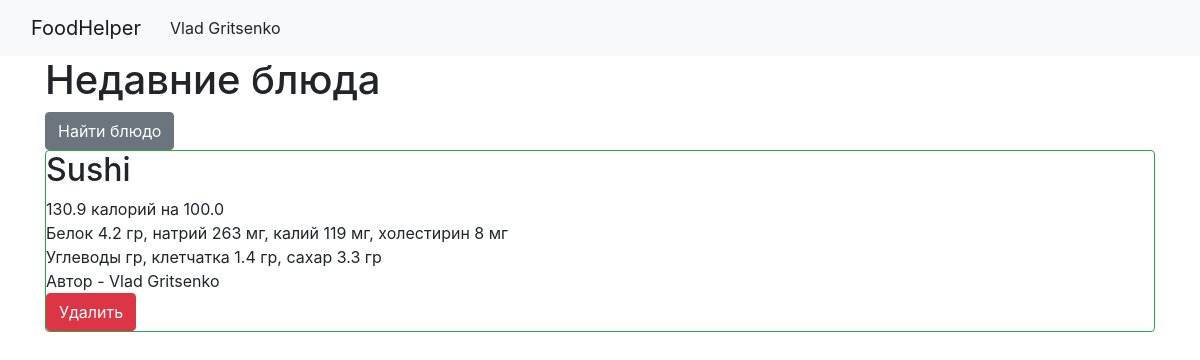
Page / (signed in) on the earlier database version.
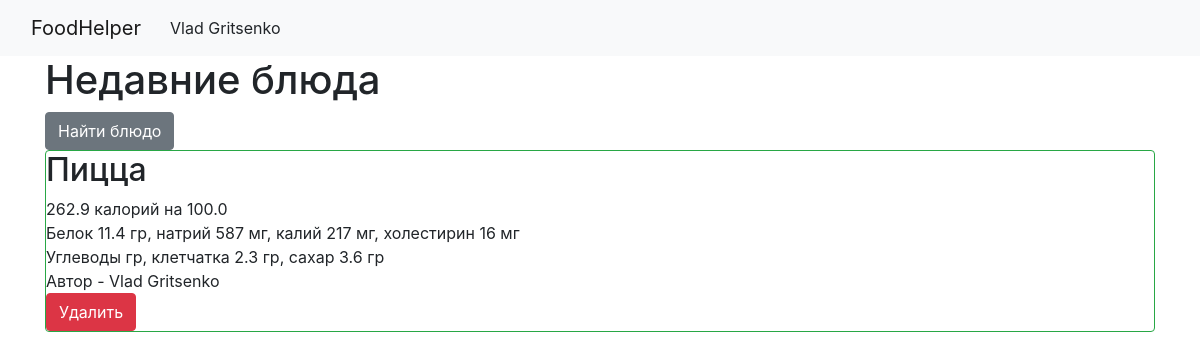
Same page on the later database version.
### data/users.py (models this page shows, shortened)
class User(SqlAlchemyBase, UserMixin):
    __tablename__ = 'users'
    id = sqlalchemy.Column(sqlalchemy.Integer, primary_key=True, autoincrement=True)
    name = sqlalchemy.Column(sqlalchemy.String, nullable=True)
    about = sqlalchemy.Column(sqlalchemy.String, nullable=True)
    email = sqlalchemy.Column(sqlalchemy.String, index=True, unique=True, nullable=True)
    hashed_password = sqlalchemy.Column(sqlalchemy.String, nullable=True)
    created_date = sqlalchemy.Column(sqlalchemy.DateTime, default=datetime.datetime.now)
    news = orm.relationship("Dishes", back_populates='user')

### data/dishes.py (models this page shows)
class Dishes(SqlAlchemyBase):
    __tablename__ = 'dishes'
    id = sqlalchemy.Column(sqlalchemy.Integer,
                           primary_key=True, autoincrement=True)
    title = sqlalchemy.Column(sqlalchemy.String, nullable=True)
    calories = sqlalchemy.Column(sqlalchemy.String, nullable=True)
    size = sqlalchemy.Column(sqlalchemy.String, nullable=True)
    protein = sqlalchemy.Column(sqlalchemy.String, nullable=True)
    sodium = sqlalchemy.Column(sqlalchemy.String, nullable=True)
    potassium = sqlalchemy.Column(sqlalchemy.String, nullable=True)
    cholesterol = sqlalchemy.Column(sqlalchemy.String, nullable=True)
    carbohydrates_total = sqlalchemy.Column(sqlalchemy.String, nullable=True)
    fiber = sqlalchemy.Column(sqlalchemy.String, nullable=True)
    sugar = sqlalchemy.Column(sqlalchemy.String, nullable=True)
    is_private = sqlalchemy.Column(sqlalchemy.Boolean, default=True)
    user_id = sqlalchemy.Column(sqlalchemy.Integer,
                                sqlalchemy.ForeignKey("users.id"))
    user = orm.relationship('User')

### main.py (the view)
@app.route("/")
def index():
    db_sess = db_session.create_session()
    news = db_sess.query(Dishes).filter(Dishes.is_private != True)
    if current_user.is_authenticated:
        news = db_sess.query(Dishes).filter(
            (Dishes.user == current_user) | (Dishes.is_private != True))
    else:
        news = db_sess.query(Dishes).filter(Dishes.is_private != True)
    return render_template("index.html", news=news)

### data/db_session.py (called while the page is built)
def create_session() -> Session:
    global __factory
    return __factory()

### main.py (called while the page is built)
@login_manager.user_loader
def load_user(user_id):
    db_sess = db_session.create_session()
    return db_sess.query(User).get(user_id)

### templates/index.html
{% extends "base.html" %}
{% block content %}
<h1>Недавние блюда</h1>
    <a href="search_dish" class="btn btn-secondary">Найти блюдо</a>
{% for item in news%}
<div class="col-md6 border rounded border-success">
    <h2>{{item.title.capitalize() }}</h2>
    <div>
        {{ item.calories }}  калорий на  {{ item.size }}
    </div>
     <div>
        Белок {{ item.protein }} гр, натрий {{ item.sodium }} мг, калий {{ item.potassium }} мг, холестирин
        {{ item.cholesterol }} мг
    </div>
    <div>
        Углеводы {{ item.carbohydrates }} гр, клетчатка {{item.fiber}} гр, сахар {{item.sugar}} гр
    </div>
    {% if current_user.is_authenticated and current_user == item.user %}
    <div>
        Автор - {{item.user.name}}
    </div>
    <div>
        <a href="/news_delete/{{ item.id }}" class="btn btn-danger">
            Удалить
        </a>
    </div>
{% endif %}
</div>
{% endfor %}
{% endblock %}

### templates/base.html (shortened to what this page needs)
<!doctype html>
<html lang="en">
<head>
    <link rel="stylesheet"
          href="https://stackpath.bootstrapcdn.com/bootstrap/4.4.1/css/bootstrap.min.css"
>
</head>
<body>
<header>
    <nav class="navbar navbar-expand-lg navbar-light bg-light">
        <div class="container-fluid">
        <a class="navbar-brand" href="/">FoodHelper</a>
        {% if current_user.is_authenticated %}
         <div class="collapse navbar-collapse" id="navbarNavLightDropdown">
      <ul class="navbar-nav">
        <li class="nav-item dropdown">
          <button class="btn btn-light dropdown-toggle-end" data-bs-toggle="dropdown" aria-expanded="false">
            {{ current_user.name }}
          </button>
        </li>
      </ul>
    </div>
  </div>
</nav>
{% else %}
    <p>
        <a class="btn btn-primary " href="/register">Зарегистрироваться</a>
        <a class="btn btn-success" href="/login">Войти</a>
    </p>
{% endif %}
</header>
<main role="main" class="container">
    {% block content %}{% endblock %}
</main>
</body>
</html>

Differences in the rows shown:
removed Dishes: title "Sushi", calories "130.9", size "100.0", protein "4.2", sodium "263", potassium "119", cholesterol "8", fiber "1.4", sugar "3.3", user.name "Vlad Gritsenko"
added Dishes: title "Пицца", calories "262.9", size "100.0", protein "11.4", sodium "587", potassium "217", cholesterol "16", fiber "2.3", sugar "3.6", user.name "Vlad Gritsenko"
